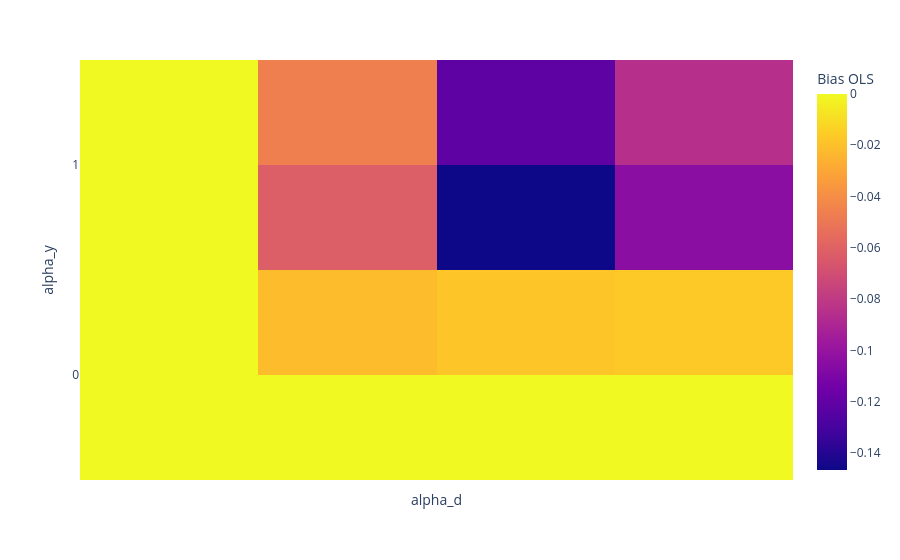

Notebook source saved alongside this figure:
### Code cell
bias_ols(results)

### Figure 1 — Plotly figure (JSON) as saved in the notebook; plotly's stock layout.template omitted (floating-point values rounded to 4 significant figures)
{"data": [{"coloraxis": "coloraxis", "histfunc": "sum", "hovertemplate": "alpha_d=%{x}<br>alpha_y=%{y}<br>sum of OLS=%{z}<extra></extra>", "name": "", "type": "histogram2d", "x": [0.0, 0.25, 0.5, 0.75, 1.0, 0.0, 0.25, 0.5, 0.75, 1.0, 0.0, 0.25, 0.5, 0.75, 1.0, 0.0, 0.25, 0.5, 0.75, 1.0, 0.0, 0.25, 0.5, 0.75, 1.0], "xaxis": "x", "xbingroup": "x", "y": [0.0, 0.0, 0.0, 0.0, 0.0, 0.25, 0.25, 0.25, 0.25, 0.25, 0.5, 0.5, 0.5, 0.5, 0.5, 0.75, 0.75, 0.75, 0.75, 0.75, 1.0, 1.0, 1.0, 1.0, 1.0], "yaxis": "y", "ybingroup": "y", "z": [-0.009151, 0.003513, 0.003706, 0.00326, 0.002532, -0.009986, -0.005802, -0.01009, -0.01507, -0.01939, -0.01082, -0.01512, -0.02388, -0.0334, -0.0413, -0.01165, -0.02443, -0.03767, -0.05172, -0.06322, -0.01249, -0.03375, -0.05147, -0.07005, -0.08514]}], "layout": {"coloraxis": {"colorbar": {"title": {"text": "Bias OLS"}}, "colorscale": [[0, "#0d0887"], [0.1111, "#46039f"], [0.2222, "#7201a8"], [0.3333, "#9c179e"], [0.4444, "#bd3786"], [0.5556, "#d8576b"], [0.6667, "#ed7953"], [0.7778, "#fb9f3a"], [0.8889, "#fdca26"], [1, "#f0f921"]]}, "legend": {"tracegroupgap": 0}, "margin": {"t": 60}, "xaxis": {"anchor": "y", "domain": [0, 1], "tickmode": "array", "ticktext": ["alpha_y", "alpha_d", "DML", "OLS"], "tickvals": ["alpha_y", "alpha_d", "DML", "OLS"], "title": {"text": "alpha_d"}}, "yaxis": {"anchor": "x", "domain": [0, 1], "tickmode": "array", "ticktext": ["0", "1", "2", "3", "4", "5", "6", "7", "8", "9", "10", "11", "12", "13", "14", "15", "16", "17", "18", "19", "20", "21", "22", "23", "24"], "tickvals": [0, 1, 2, 3, 4, 5, 6, 7, 8, 9, 10, 11, 12, 13, 14, 15, 16, 17, 18, 19, 20, 21, 22, 23, 24], "title": {"text": "alpha_y"}}}}
